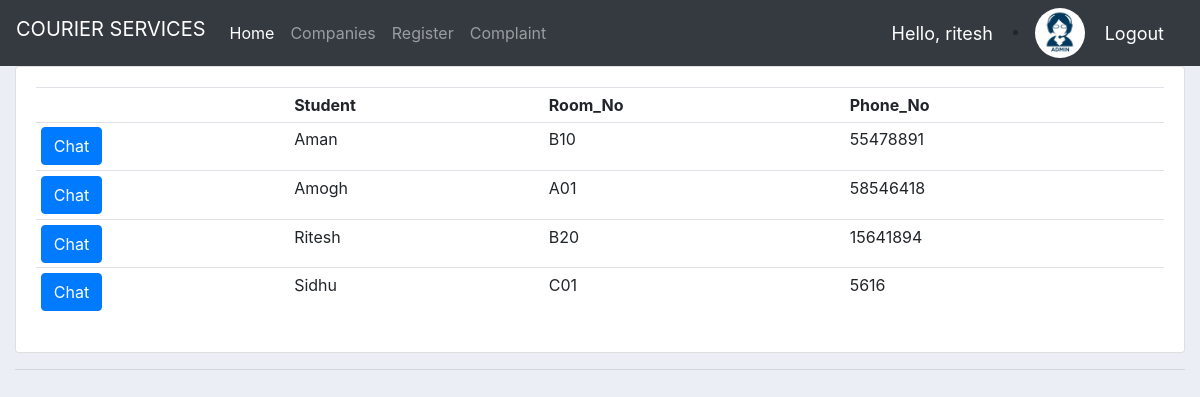
/admin_complaint/ (signed in), run on an earlier commit of the app's database.
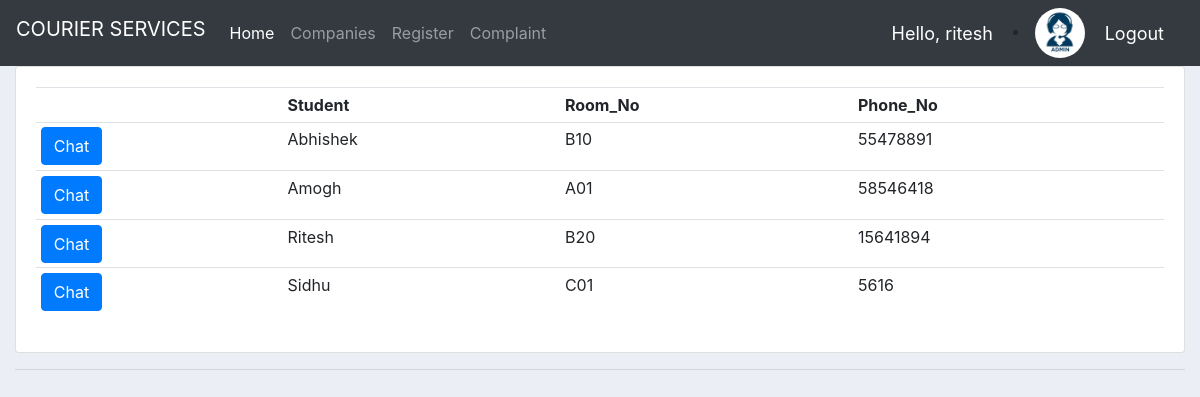
And on a later commit of the database.
### courier/models.py (models this page shows, shortened)
class Student(models.Model):
    user = models.OneToOneField(User, null=True, on_delete=models.CASCADE)
    enrollment_no = models.IntegerField(null=True)
    name = models.CharField(max_length=200, null=True)
    room_no = models.CharField(max_length=10, null=True)
    phone = models.IntegerField(null=True)
    email = models.CharField(max_length=200, null=True)
    profile_pic = models.ImageField(default='default.png',null=True, blank=True)
    date_created = models.DateTimeField(auto_now_add=True, null=True)

### courier/views.py (the view)
# urls.py: path('admin_complaint/',views.comp_admin,name='admin_complaint'),
@login_required
def comp_admin(request):
    students = Student.objects.all()
    context={'students':students}
    return render(request,'courier/admin_complaint.html',context)

### courier/templates/courier/admin_complaint.html
{%  extends 'courier/main.html' %}
{% block content %}
<div class="card card-body">
			<table class="table table-sm">
				<tr>
                    <th></th>
                    <th>Student</th>
                    <th>Room_No</th>
					<th>Phone_No</th>
				</tr>
                {% for student in students %}
                    <tr>
                        <td><a class="btn btn-primary" href="{% url 'room' student.id %}" >Chat</a></td>
                    <td>{{ student.name }}</td>
                        <td>{{ student.room_no }}</td>
                    <td>{{ student.phone }}</td>
                    </tr>
                {% endfor %}
			</table>
		</div>
{% endblock %}

What changed in the data, as far as the page shows it:
changed Student: name "Aman" → "Abhishek"
